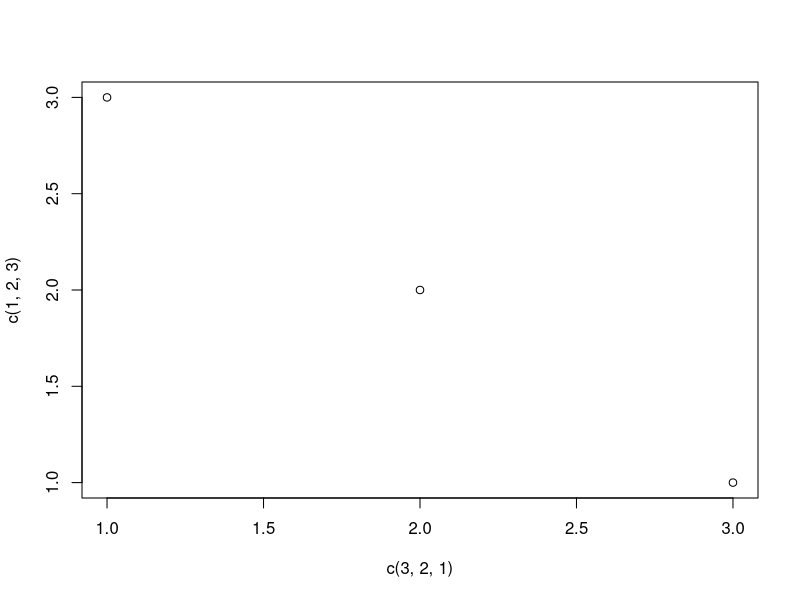

Source code (R):
## ---- chunk 1
plot(c(1,2,3)~c(3,2,1))
